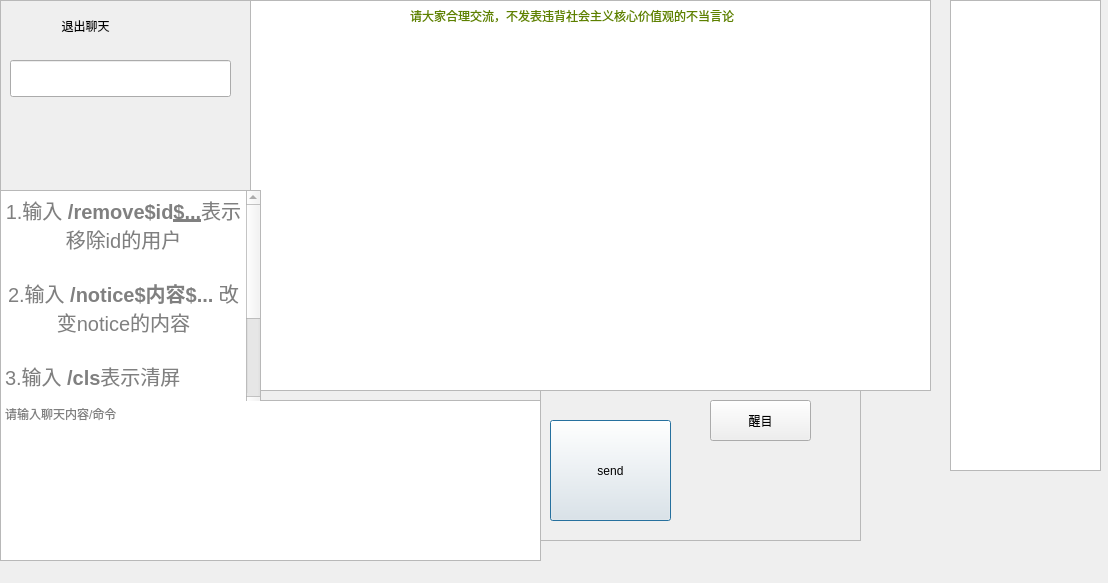
<?xml version="1.0" encoding="UTF-8"?>
<ui version="4.0">
 <class>ChatClient</class>
 <widget class="QDialog" name="ChatClient">
  <property name="geometry">
   <rect>
    <x>0</x>
    <y>0</y>
    <width>1108</width>
    <height>583</height>
   </rect>
  </property>
  <property name="windowTitle">
   <string>Dialog</string>
  </property>
  <widget class="QWidget" name="gridLayoutWidget">
   <property name="geometry">
    <rect>
     <x>0</x>
     <y>0</y>
     <width>2</width>
     <height>2</height>
    </rect>
   </property>
   <layout class="QGridLayout" name="gridLayout">
    <property name="sizeConstraint">
     <enum>QLayout::SetFixedSize</enum>
    </property>
   </layout>
  </widget>
  <widget class="QFrame" name="f_button">
   <property name="geometry">
    <rect>
     <x>540</x>
     <y>390</y>
     <width>321</width>
     <height>151</height>
    </rect>
   </property>
   <property name="frameShape">
    <enum>QFrame::StyledPanel</enum>
   </property>
   <property name="frameShadow">
    <enum>QFrame::Raised</enum>
   </property>
   <widget class="QPushButton" name="send">
    <property name="geometry">
     <rect>
      <x>10</x>
      <y>30</y>
      <width>121</width>
      <height>101</height>
     </rect>
    </property>
    <property name="text">
     <string>send</string>
    </property>
   </widget>
   <widget class="QPushButton" name="pushButton_2">
    <property name="geometry">
     <rect>
      <x>170</x>
      <y>10</y>
      <width>101</width>
      <height>41</height>
     </rect>
    </property>
    <property name="text">
     <string>醒目</string>
    </property>
   </widget>
  </widget>
  <widget class="QTextEdit" name="comment">
   <property name="geometry">
    <rect>
     <x>250</x>
     <y>0</y>
     <width>681</width>
     <height>391</height>
    </rect>
   </property>
   <property name="html">
    <string>&lt;!DOCTYPE HTML PUBLIC &quot;-//W3C//DTD HTML 4.0//EN&quot; &quot;http://www.w3.org/TR/REC-html40/strict.dtd&quot;&gt;
&lt;html&gt;&lt;head&gt;&lt;meta name=&quot;qrichtext&quot; content=&quot;1&quot; /&gt;&lt;meta charset=&quot;utf-8&quot; /&gt;&lt;title&gt;My Blog Index&lt;/title&gt;&lt;style type=&quot;text/css&quot;&gt;
p, li { white-space: pre-wrap; }
hr { height: 1px; border-width: 0; }
li.unchecked::marker { content: &quot;\2610&quot;; }
li.checked::marker { content: &quot;\2612&quot;; }
&lt;/style&gt;&lt;/head&gt;&lt;body style=&quot; font-family:'Microsoft YaHei UI'; font-size:15pt; font-weight:400; font-style:normal;&quot;&gt;
&lt;p style=&quot;-qt-paragraph-type:empty; margin-top:12px; margin-bottom:12px; margin-left:0px; margin-right:0px; -qt-block-indent:0; text-indent:0px;&quot;&gt;&lt;br /&gt;&lt;/p&gt;&lt;/body&gt;&lt;/html&gt;</string>
   </property>
   <property name="placeholderText">
    <string/>
   </property>
  </widget>
  <widget class="QTextEdit" name="editor">
   <property name="geometry">
    <rect>
     <x>0</x>
     <y>400</y>
     <width>541</width>
     <height>161</height>
    </rect>
   </property>
   <property name="placeholderText">
    <string>请输入聊天内容/命令</string>
   </property>
  </widget>
  <widget class="QListView" name="onlineUser">
   <property name="geometry">
    <rect>
     <x>950</x>
     <y>0</y>
     <width>151</width>
     <height>471</height>
    </rect>
   </property>
  </widget>
  <widget class="QFrame" name="userFrame">
   <property name="geometry">
    <rect>
     <x>0</x>
     <y>0</y>
     <width>251</width>
     <height>191</height>
    </rect>
   </property>
   <property name="frameShape">
    <enum>QFrame::StyledPanel</enum>
   </property>
   <property name="frameShadow">
    <enum>QFrame::Raised</enum>
   </property>
   <widget class="QPushButton" name="pushButton">
    <property name="geometry">
     <rect>
      <x>0</x>
      <y>0</y>
      <width>171</width>
      <height>51</height>
     </rect>
    </property>
    <property name="text">
     <string>退出聊天</string>
    </property>
    <property name="icon">
     <iconset>
      <normalon>:/new/prefix1/resource/cancel.png</normalon>
     </iconset>
    </property>
    <property name="autoDefault">
     <bool>true</bool>
    </property>
    <property name="default">
     <bool>false</bool>
    </property>
    <property name="flat">
     <bool>true</bool>
    </property>
   </widget>
   <widget class="QLineEdit" name="idEdit">
    <property name="geometry">
     <rect>
      <x>10</x>
      <y>60</y>
      <width>221</width>
      <height>37</height>
     </rect>
    </property>
    <property name="text">
     <string/>
    </property>
   </widget>
  </widget>
  <widget class="QFrame" name="rootFrame">
   <property name="geometry">
    <rect>
     <x>0</x>
     <y>190</y>
     <width>261</width>
     <height>211</height>
    </rect>
   </property>
   <property name="frameShape">
    <enum>QFrame::StyledPanel</enum>
   </property>
   <property name="frameShadow">
    <enum>QFrame::Raised</enum>
   </property>
   <widget class="QTextEdit" name="command">
    <property name="geometry">
     <rect>
      <x>0</x>
      <y>0</y>
      <width>261</width>
      <height>221</height>
     </rect>
    </property>
    <property name="styleSheet">
     <string notr="true">color: grey</string>
    </property>
    <property name="html">
     <string>&lt;!DOCTYPE HTML PUBLIC &quot;-//W3C//DTD HTML 4.0//EN&quot; &quot;http://www.w3.org/TR/REC-html40/strict.dtd&quot;&gt;
&lt;html&gt;&lt;head&gt;&lt;meta name=&quot;qrichtext&quot; content=&quot;1&quot; /&gt;&lt;meta charset=&quot;utf-8&quot; /&gt;&lt;style type=&quot;text/css&quot;&gt;
p, li { white-space: pre-wrap; }
hr { height: 1px; border-width: 0; }
li.unchecked::marker { content: &quot;\2610&quot;; }
li.checked::marker { content: &quot;\2612&quot;; }
&lt;/style&gt;&lt;/head&gt;&lt;body style=&quot; font-family:'Microsoft YaHei UI'; font-size:15pt; font-weight:400; font-style:normal;&quot;&gt;
&lt;p align=&quot;center&quot; style=&quot; margin-top:0px; margin-bottom:0px; margin-left:0px; margin-right:0px; -qt-block-indent:0; text-indent:0px;&quot;&gt;1.输入 &lt;span style=&quot; font-weight:700;&quot;&gt;/remove$id&lt;/span&gt;&lt;span style=&quot; font-weight:700; text-decoration: underline;&quot;&gt;$...&lt;/span&gt;表示移除id的用户&lt;/p&gt;
&lt;p align=&quot;center&quot; style=&quot;-qt-paragraph-type:empty; margin-top:0px; margin-bottom:0px; margin-left:0px; margin-right:0px; -qt-block-indent:0; text-indent:0px;&quot;&gt;&lt;br /&gt;&lt;/p&gt;
&lt;p align=&quot;center&quot; style=&quot; margin-top:0px; margin-bottom:0px; margin-left:0px; margin-right:0px; -qt-block-indent:0; text-indent:0px;&quot;&gt;2.输入 &lt;span style=&quot; font-weight:700;&quot;&gt;/notice$内容$... &lt;/span&gt;改变notice的内容&lt;/p&gt;
&lt;p align=&quot;center&quot; style=&quot;-qt-paragraph-type:empty; margin-top:0px; margin-bottom:0px; margin-left:0px; margin-right:0px; -qt-block-indent:0; text-indent:0px;&quot;&gt;&lt;br /&gt;&lt;/p&gt;
&lt;p style=&quot; margin-top:0px; margin-bottom:0px; margin-left:0px; margin-right:0px; -qt-block-indent:0; text-indent:0px;&quot;&gt;3.输入 &lt;span style=&quot; font-weight:700;&quot;&gt;/cls&lt;/span&gt;表示清屏&lt;/p&gt;
&lt;p style=&quot;-qt-paragraph-type:empty; margin-top:0px; margin-bottom:0px; margin-left:0px; margin-right:0px; -qt-block-indent:0; text-indent:0px;&quot;&gt;&lt;br /&gt;&lt;/p&gt;
&lt;p style=&quot; margin-top:0px; margin-bottom:0px; margin-left:0px; margin-right:0px; -qt-block-indent:0; text-indent:0px;&quot;&gt;4.输入 &lt;span style=&quot; font-weight:700;&quot;&gt;/forbid$id$...&lt;/span&gt;禁言id用户&lt;/p&gt;
&lt;p style=&quot;-qt-paragraph-type:empty; margin-top:0px; margin-bottom:0px; margin-left:0px; margin-right:0px; -qt-block-indent:0; text-indent:0px;&quot;&gt;&lt;br /&gt;&lt;/p&gt;
&lt;p style=&quot; margin-top:0px; margin-bottom:0px; margin-left:0px; margin-right:0px; -qt-block-indent:0; text-indent:0px;&quot;&gt;5.输入 &lt;span style=&quot; font-weight:700;&quot;&gt;/allow$id$...&lt;/span&gt; 解除禁言&lt;/p&gt;&lt;/body&gt;&lt;/html&gt;</string>
    </property>
   </widget>
  </widget>
  <widget class="LabelScroll" name="notice">
   <property name="geometry">
    <rect>
     <x>410</x>
     <y>0</y>
     <width>441</width>
     <height>31</height>
    </rect>
   </property>
   <property name="styleSheet">
    <string notr="true">color:qlineargradient(spread:pad, x1:0, y1:0, x2:1, y2:0, stop:0 rgba(9, 41, 4, 255), stop:0.085 rgba(2, 79, 0, 255), stop:0.19 rgba(50, 147, 22, 255), stop:0.275 rgba(236, 191, 49, 255), stop:0.39 rgba(243, 61, 34, 255), stop:0.555 rgba(135, 81, 60, 255), stop:0.667 rgba(121, 75, 255, 255), stop:0.825 rgba(164, 255, 244, 255), stop:0.885 rgba(104, 222, 71, 255), stop:1 rgba(93, 128, 0, 255));
background:transparent</string>
   </property>
   <property name="text">
    <string>请大家合理交流，不发表违背社会主义核心价值观的不当言论</string>
   </property>
  </widget>
  <zorder>comment</zorder>
  <zorder>gridLayoutWidget</zorder>
  <zorder>f_button</zorder>
  <zorder>editor</zorder>
  <zorder>onlineUser</zorder>
  <zorder>userFrame</zorder>
  <zorder>rootFrame</zorder>
  <zorder>notice</zorder>
 </widget>
 <customwidgets>
  <customwidget>
   <class>LabelScroll</class>
   <extends>QLabel</extends>
   <header>labelscroll.h</header>
  </customwidget>
 </customwidgets>
 <resources/>
 <connections/>
</ui>
